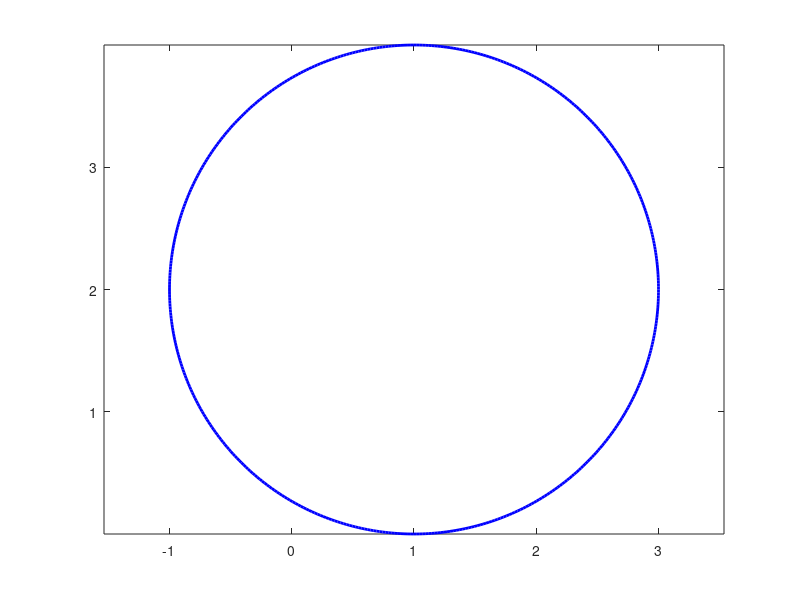

The MATLAB source for this figure: (Note: this script raises an error after producing the figure.)
%% 
clear all;
close all;
clc;
%%
% T=0.5;
% Tmax=36;
% t=0:T:Tmax;
%%
R=2;
w_alpha=deg2rad(6);
Cx=1;
Cy=2;
tMax = pi/2/w_alpha;
tPause = 0.05;
samples = tMax/tPause;
t = linspace(0,tMax , 20*15);
%%
r=0.05;
L=0.15;
K_wRwL_2_vw=[
    r/2 r/2;
    r/L -r/L
    ];
%%
alpha_fun=@(t)(w_alpha*t);
x_circonferenza=@(t)(Cx+R*cos(alpha_fun(t)));
y_circonferenza=@(t)(Cy+R*sin(alpha_fun(t)));


xdot_circonferenza=@(t)(-R*sin(alpha_fun(t))*w_alpha);
ydot_circonferenza=@(t)( R*cos(alpha_fun(t))*w_alpha);

w_fun=@(t)(w_alpha);
v_fun=@(t)(sqrt(xdot_circonferenza(t).^2+ydot_circonferenza(t).^2));

model=@(x,v_fun,w_fun,t)([v_fun(t)*cos(x(3));v_fun(t)*sin(x(3));w_fun(t)]);
f=@(t,x)(model(x,v_fun,w_fun,t));

model_wRwL=@(x,wRwL)([cos(x(3)) 0;sin(x(3)) 0;0 1]*K_wRwL_2_vw*wRwL);
f_wRwL=@(t,x)(model_wRwL(x,K_wRwL_2_vw\[v_fun(t);w_fun(t)]));


[t,yOut]=ode45(f,t,[Cx+R;Cy;pi/2]);
% [t,Y]=ode45(f_wRwL,t,[Cx+R;Cy;pi/2]);

% %%
% figure();
% subplot(321);hold on;grid on;plot(t,Y(:,1),'LineWidth',2);
% subplot(323);hold on;grid on;plot(t,Y(:,2),'LineWidth',2);
% subplot(325);hold on;grid on;plot(t,Y(:,3),'LineWidth',2);
% subplot(3,2,[2 4]);hold on;grid on;plot(Y(:,1),Y(:,2),'LineWidth',2);

tCirc = linspace(0,2*pi,500);
circonferenza = [Cx+R*cos(tCirc) ; Cy+R*sin(tCirc)];
plot( circonferenza(1,:) , circonferenza(2,:), "b","LineWidth" , 2),  axis("equal","manual"); 
hold on;
plot_vehicle(yOut);


